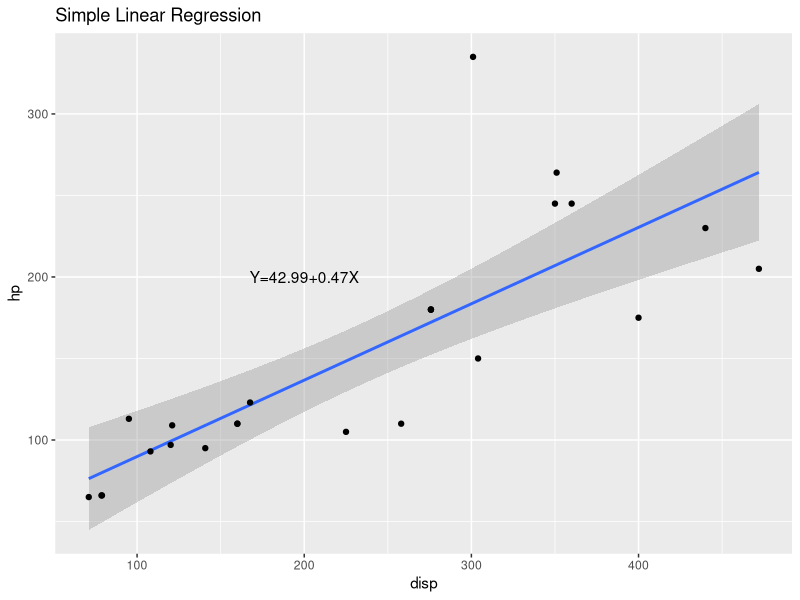
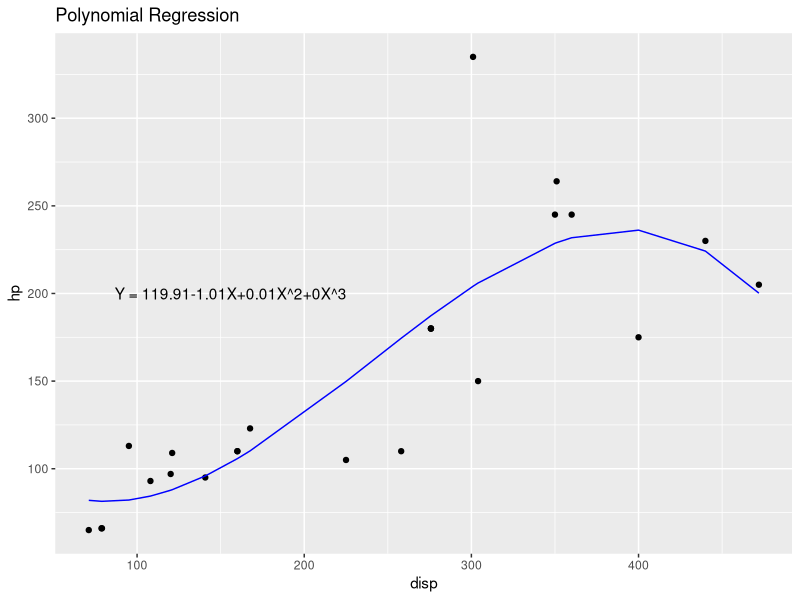

The R source for these figures, in order:
## ---- chunk 1
library(caTools)
set.seed(123)
## ---- chunk 2
split <- sample.split(mtcars, SplitRatio = 0.8)
train.df <- subset(mtcars, split == T)
predict.df <- subset(mtcars, split == F)
## ---- chunk 3
mtcars
## ---- chunk 4
reg <- lm(formula = hp ~ disp, data = train.df)
reg
## ---- chunk 5
summary(reg)
## ---- chunk 6
anova(reg)
## ---- chunk 7
reg$coefficients
## ---- chunk 8
library(ggplot2)
ggplot(train.df, aes(x = disp, y = hp)) +
  geom_smooth(method = 'lm') +
  geom_point() +
  annotate("text", x = 200, y = 200,
           label = paste0("Y=",round(reg$coefficients[1],2),
                          "+", round(reg$coefficients[2],2),"X")) +
  ggtitle(label = "Simple Linear Regression")
## ---- chunk 9
reg.mult <- lm(hp ~ cyl + disp + wt + vs + am, data = train.df)
reg.mult
## ---- chunk 10
summary(reg.mult)
## ---- chunk 11
anova(reg.mult)
## ---- chunk 12
reg.all <- lm(hp ~ ., data = train.df)
summary(reg.all)
## ---- chunk 13
anova(reg.all)
## ---- chunk 14
mtcars2 <- mtcars
mtcars2$disp2 <- mtcars2$disp^2  # disp平方
mtcars2$disp3 <- mtcars2$disp^3  # disp立方
mtcars
mtcars2
## ---- chunk 15
train.df2 <- subset(mtcars2, split == T)
predict.df2 <- subset(mtcars2, split == F)
## ---- chunk 16
reg.pn <- lm(hp ~ disp + disp2 + disp3, data = train.df2)
reg.pn
## ---- chunk 17
summary(reg.pn)
## ---- chunk 18
anova(reg.pn)
## ---- chunk 19
ggplot(train.df2, aes(x = disp, y = hp)) +
  geom_point() +
  geom_line(aes(y = predict(reg.pn, newdata = train.df2)), colour = "blue") +
  annotate("text", x = 156, y = 200,
           label = paste0("Y = ", round(reg.pn$coefficients[1],2),round(reg.pn$coefficients[2],2), "X","+", round(reg.pn$coefficients[3],2), "X^2",
             "+", round(reg.pn$coefficients[4],2),"X^3")) +
  ggtitle(label = "Polynomial Regression")

## ---- chunk 20
predict.df2$predict = predict(reg.pn, newdata = predict.df2)
predict.df2$diff = predict.df2$predict - predict.df2$hp
predict.df2
## ---- chunk 21
# 原始資料
summary(mtcars)

# 標準化
mtcars.scale <- scale(mtcars)
summary(mtcars.scale)
## ---- chunk 22
class(mtcars.scale)
as.data.frame(mtcars.scale)
## ---- chunk 23
reg.scale <- lm(hp ~ ., data = as.data.frame(mtcars.scale))
reg.scale
## ---- chunk 24
summary(reg.scale)
## ---- chunk 25
anova(reg.scale)
## ---- chunk 26
reg.all$coefficients
print(" ")
reg.scale$coefficients
## ---- chunk 27
greg.s <- glm(vs ~ ., data = train.df2, family = 'binomial')
greg.s
## ---- chunk 28
summary(greg.s)
## ---- chunk 29
predict.df2$g.predict = ifelse(predict(greg.s, newdata = predict.df2) < 0, 0, 1)
predict.df2$vs_predic = (predict.df2$vs == predict.df2$g.predict)
predict.df2
## ---- chunk 30
iris
## ---- chunk 31
reg.iris <- lm(Petal.Length ~ ., data = iris)
summary(reg.iris)
## ---- chunk 32
iris2 <- subset(iris, Species != "virginica")
iris2$Species.type <- ifelse(iris2$Species == "setosa", 0, 1)
## ---- chunk 33
set.seed(123)
split2 <- sample.split(iris2, SplitRatio = 0.8)
train.ir2 <- subset(iris2, split2 == T)
predict.ir2 <- subset(iris2, split2 == F)
## ---- chunk 34
greg.ir2 <- glm(Species.type ~ ., data = train.ir2, family = "quasibinomial")
summary(greg.ir2)
## ---- chunk 35
predict.ir2$Predict.Species.type <- predict(greg.ir2, newdata = predict.ir2)
predict.ir2$Predict.Species <- ifelse(predict.ir2$Predict.Species.type < 0, "setosa", "versicolor")

mean(predict.ir2$Species == predict.ir2$Predict.Species)
#predict.ir2
